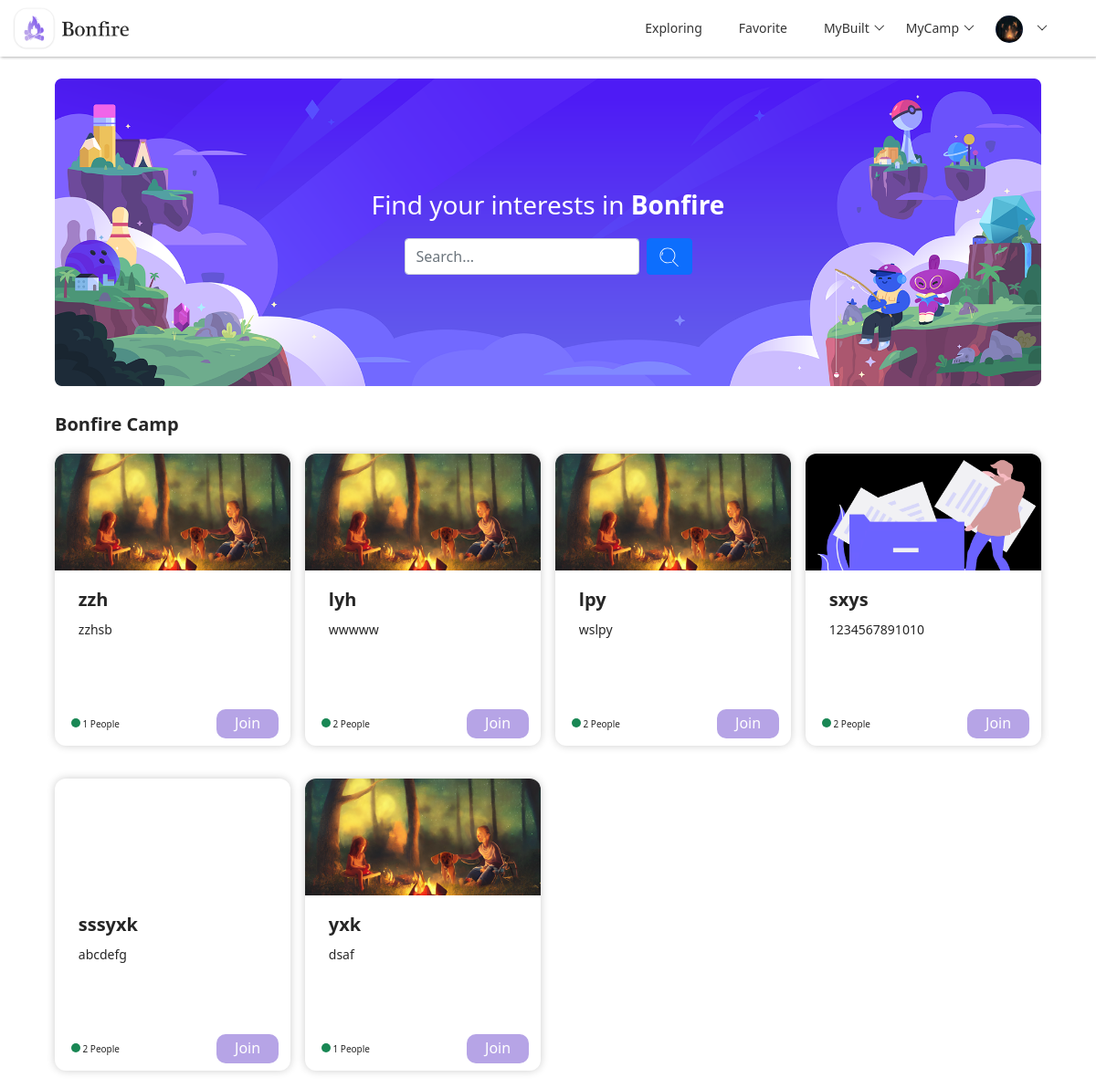
Before: / (signed in) with the older database file.
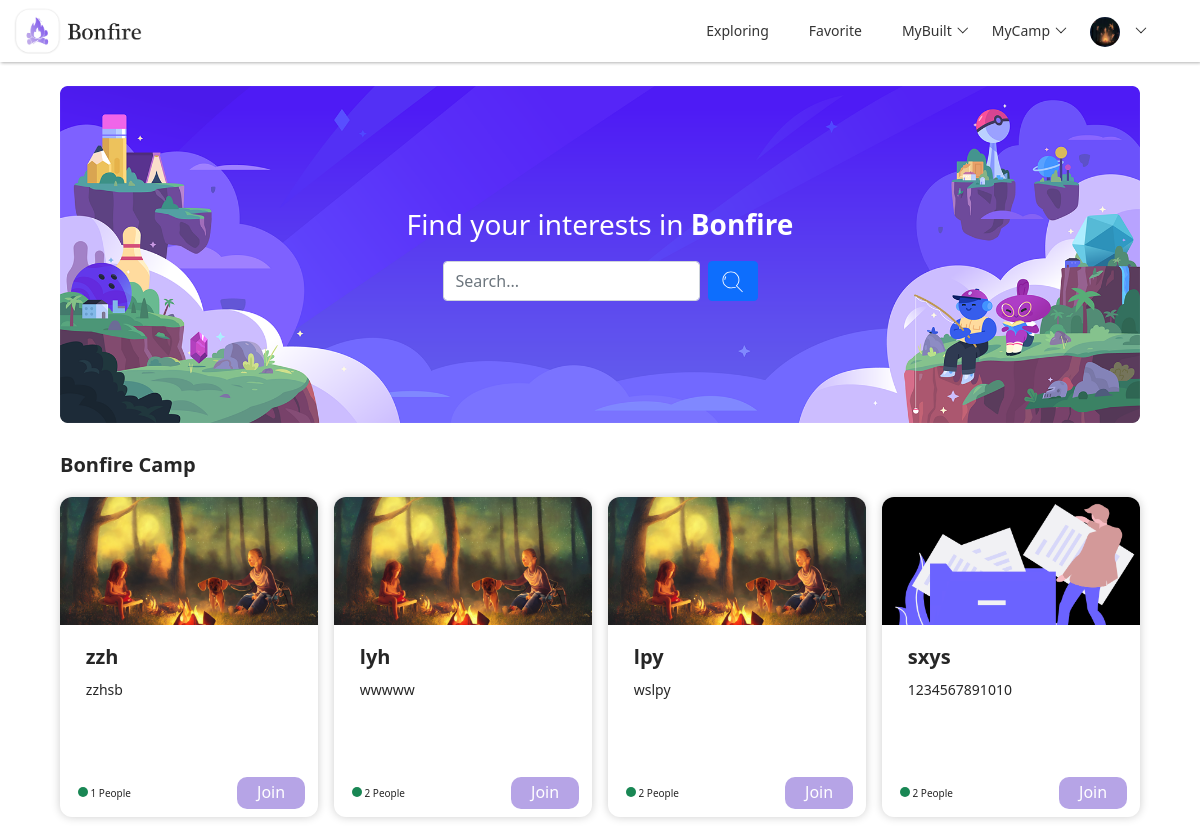
After: the same page with the newer database file.
### models.py (models this page shows)
class UserModel(db.Model):
    __tablename__ = "user"
    id = db.Column(db.Integer, primary_key=True, autoincrement=True)
    username = db.Column(db.String(200), nullable=False, unique=False)
    email = db.Column(db.String(100), nullable=False, unique=False)
    password = db.Column(db.String(200), nullable=False)
    avatar = db.Column(db.String(200), nullable=False, default="default.png")
    gender = db.Column(db.String(10), nullable=True)
    birthday = db.Column(db.DateTime, nullable=True)
    description = db.Column(db.String(200), nullable=True)
    join_time = db.Column(db.DateTime, default=datetime.now)

class CampModel(db.Model):
    __tablename__ = "camp"
    id = db.Column(db.Integer, primary_key=True, autoincrement=True)
    name = db.Column(db.String(100), nullable=False, unique=False)
    description = db.Column(db.String(200), nullable=True)
    background = db.Column(db.String(200), nullable=True, default="default_camp.png")
    create_time = db.Column(db.DateTime, default=datetime.now)

### blueprints/index.py (the view)
class Index(Resource):
    def get(self):
        camps = CampModel.query.all()
        camp_user = CampUserModel.query.all()
        users_in_camp = {}
        for camp in camps:
            users_in_camp[camp.id] = 0
        for user in camp_user:
            users_in_camp[user.camp_id] += 1
        print(users_in_camp)
        camps_list = []
        camps_dict = {}
        for camp in camps:
            camps_dict["camp_id"] = camp.id
            camps_dict["camp_name"] = camp.name
            camps_dict["camp_description"] = camp.description
            camps_dict["camp_background"] = camp.background
            camps_dict["users_num"] = users_in_camp[camp.id]
            camps_list.append(camps_dict)
            camps_dict = {}
        camp_builders = get_all_camp_builder()
        camp_joins = get_all_camp_join()
        return render_template("index.html", camps=camps_list, camp_builders=camp_builders, camp_joins=camp_joins)

### app.py (called while the page is built)
@app.before_request
def before_request():
    user_id = session.get("user_id")
    if user_id:
        try:
            user = UserModel.query.get(user_id)
            g.user = user
        except:
            g.user = None

@app.context_processor
def context_processor():
    if hasattr(g, "user"):
        return {"user": g.user}
    else:
        return {}

### blueprints/index.py (called while the page is built)
@api.representation('text/html')
def output_html(data, code, headers=None):
    if isinstance(data, str):
        resp = Response(data)
        return resp
    else:
        return Response(json.dumps(data), mimetype='application/json')

### controller.py (called while the page is built)
def get_all_camp_builder():
    user_id = session.get("user_id")
    if user_id:
        camp_user = CampUserModel.query.filter_by(user_id=user_id, identity="Builder").all()
        camps = []
        camp_dict = {}
        for camp in camp_user:
            camp_dict["camp_id"] = camp.camp_id
            camp = CampModel.query.filter_by(id=camp.camp_id).first()
            camp_dict["camp_name"] = camp.name
            camps.append(camp_dict)
            camp_dict = {}
        return camps
    else:
        return {}

def get_all_camp_join():
    user_id = session.get("user_id")
    if user_id:
        camp_user = CampUserModel.query.filter_by(user_id=user_id).filter(CampUserModel.identity.in_(["Admin", "Member"])).all()
        camps = []
        camp_dict = {}
        for camp in camp_user:
            camp_dict["camp_id"] = camp.camp_id
            camp = CampModel.query.filter_by(id=camp.camp_id).first()
            camp_dict["camp_name"] = camp.name
            camps.append(camp_dict)
            camp_dict = {}
        return camps
    else:
        return {}

### templates/index.html (shortened to what this page needs)
{% extends "components/index_navi.html" %}
{% block head %}
    <link rel="stylesheet" href="{{ url_for('static', filename='css/index.css') }}">
{% endblock %}
{% block body %}
    <div class="box-container">
        <div class="head-container">
            <img class="head-pho" src="{{ url_for('static', filename='images/container_pho.png') }}">
            <div class="head-wrapper">
                <h3 style="margin-bottom: 20px; color: white">Find your interests in <b>Bonfire</b></h3>
                <form class="d-flex" id="search-bar" method="get" action="{{ url_for("index.index") }}">
                    <input class="form-control me-2 add-input" type="search" placeholder="Search..." name="todos">
                    <button class="btn btn-primary" type="submit" id="search-btn">
                    </button>
                </form>
            </div>
        </div>
        <div class="container-content">
            <h3 class="container-content-title">
                Bonfire Camp
            </h3>
            <div class="item-container">
                {% for camp in camps %}
                    <div class="item">
                        {% if camp["camp_background"] == "default_camp.png" %}
                            <div class="item-photo" style="background-image: url('../static/images/default_camp.png');"></div>
                        {% else %}
                            <div class="item-photo" style="background-image: url('../static/upload/background/{{ camp["camp_background"] }}');"></div>
                        {% endif %}
                        <div class="item-content">
                            <h4 class="item-content-title">
                                {{ camp["camp_name"] }}
                            </h4>
                            <p class="item-content-des">
                                {{ camp["camp_description"] }}
                            </p>
                        </div>
                        <div class="item-info">
                            <div class="item-info-people">
                                <div class="circle bg-success"></div>
                                <p class="info-people" id="users_num_{{ camp["camp_id"] }}">{{ camp["users_num"] }}</p>
                                <p class="info-people">People</p>
                            </div>
                            <button class="item-info-join" onclick="join_camp({{ camp["camp_id"] }})">
                                Join
                            </button>
                        </div>
                    </div>
                {% endfor %}
            </div>
        </div>
    </div>
{% endblock %}

### templates/components/index_navi.html (shortened to what this page needs)
<!DOCTYPE html>
<html lang="en">
<head>
    <link rel="stylesheet" href="{{ url_for('static', filename='bootstrap/bootstrap@5.1.1.min.css') }}">
    <link rel="stylesheet" href="{{ url_for('static', filename='css/base.css') }}">
    <link rel="stylesheet" href="{{ url_for('static', filename='layui/css/layui.css') }}">
    {% block head %}{% endblock %}
</head>
<body>
<nav class="navbar navbar-expand-md nav-bar fixed-top">
    <img class="justify-content-start navi-logo"
         src={{ url_for("static", filename="images/nav-logo.png") }}>
    <div class="collapse navbar-collapse justify-content-end nav-content" id="collapsibleNavbar">
        <ul class="navbar-nav nav-title layui-nav">
            <li class="layui-nav-item">
                <a href="{{ url_for("index.index") }}">Exploring</a>
            </li>
            <li class="layui-nav-item">
                <a href="{{ url_for("index.index") }}">Favorite</a>
            </li>
            <li class="layui-nav-item">
                <a href="javascript:">MyBuilt</a>
            </li>
            <li class="layui-nav-item">
                <a href="javascript:">MyCamp</a>
            </li>
            <li class="layui-nav-item">
                <a href="javascript:;">
                    {% if user.avatar == "default.png" %}
                        <img src="{{ url_for('static', filename='images/default.png') }}" alt="avatar"
                             class="layui-nav-img" id="navi-logo">
                    {% else %}
                        <img class="layui-nav-img"
                             src="/static/upload/avatar/{{ user.avatar }}"
                             alt="avatar" id="navi-logo">
                    {% endif %}
                </a>
            </li>
        </ul>
    </div>
</nav>
{% block body %}{% endblock %}
</body>
</html>

### static/css/base.css (style rules this page uses)
html { scroll-behavior:smooth; }
* { margin: 0; padding: 0; box-sizing: border-box; }
li { list-style: none }
img { border: 0; vertical-align: middle }
button { cursor: pointer }
a { color: #D6D6D6; text-decoration: none !important; }
p { margin-bottom: unset !important; }
button, input { font-family: Microsoft YaHei, Heiti SC, tahoma, arial, Hiragino Sans GB, "\5B8B\4F53", sans-serif; border: 0; outline: none; }
.navi-logo { height: 46px; margin-left: 10px; }
.nav-bar { box-shadow: 1px 1px 3px rgb(0 0 0 / 30%); backdrop-filter: saturate(180%) blur(20px)!important; z-index: 99!important; }
.nav-content { margin-right: 30px; }
.nav-title a { color: #343434 !important; transition: ease 0.3s; }

### static/css/index.css (style rules this page uses)
.box-container { display: flex; position: absolute; top:46px; width: 100vw; margin-top: 40px; flex-direction: column; align-items: center; }
.head-container { position: relative; width: 90vw; border-radius: 20px; margin-bottom: 20px; }
.head-pho { display: inherit; width: 100%; height: auto; }
.head-wrapper { position: absolute; top: 0; left: 0; bottom: 0; right: 0; display: flex; flex-direction: column; align-items: center; justify-content: center; }
.item-container { display: grid; width: 90vw; grid-gap: 16px; grid-template-columns: repeat(auto-fill, minmax(248px, 1fr)); }
.item { display: flex; position: relative; flex-direction: column; align-items: center; width: 100%; height: 320px; box-shadow: 0 0 10px rgba(0,0,0,0.2); border-radius: 12px; margin-bottom: 20px; transition: ease 0.3s; }
.item-photo { display: inherit; width: 100%; height: 40%; border-radius: 12px 12px 0 0; background-size: cover; }
.item-content { margin-top: 20px; width: 80%; height: 45%; }
.item-content-title { font-size: 20px; font-weight: bold; margin-bottom: 10px; }
.item-content-des { font-size:14px; }
.item-info { display:flex; position: absolute; bottom: 0; height: 15%; width: 90%; align-items: center; justify-content: space-between; }
.circle { display: inline-block; width: 10px; height: 10px; border-radius: 5px; }
.item-info-people { margin-left: 5px; font-size: 10px; }
.info-people { display: inline; }
.item-info-join { padding: 3px 20px; background-color: #b6a4e6; color: white; border-radius: 10px; transition: ease 0.3s; cursor: pointer; }
.container-content-title { font-size: 20px; font-weight: bold; margin-top: 10px; margin-bottom: 20px; }

Changed rows visible on the page:
removed CampModel: camp_name "sssyxk", camp_description "abcdefg", users_num "2"
removed CampModel: camp_name "yxk", camp_description "dsaf", users_num "1"
